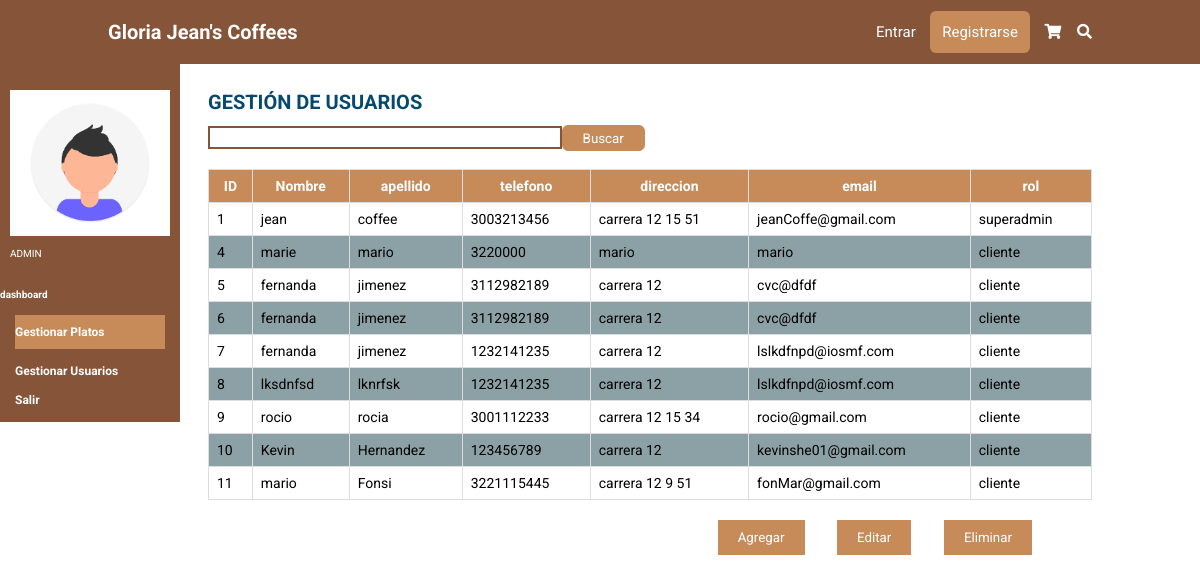
/dashboard/usuarios/, run on the app's committed database.
### tables this page shows
CREATE TABLE usuario (id_usuario INTEGER PRIMARY KEY AUTOINCREMENT NOT NULL UNIQUE, nombre STRING (100) NOT NULL, apellido STRING (100) NOT NULL, telefono INTEGER NOT NULL, direccion STRING (50) NOT NULL, email STRING (100) NOT NULL, user STRING (50) NOT NULL UNIQUE, contraseña STRING (100) NOT NULL, rol STRING (20) NOT NULL DEFAULT cliente, estado CHAR (1) DEFAULT A NOT NULL);

### app.py (the view, shortened to what this page needs)
@app.route('/dashboard/usuarios/', methods=['GET', 'POST'])
def usuarios():
    form = search()
    if request.method == 'GET':
        sql = f'SELECT *FROM usuario'
        res = seleccion(sql)
    return render_template('usuarios.html', form=form, titulo='dashboard', res=res)

### forms.py
class search(FlaskForm):
    seh = TextField('Buscar')

### conexion.py (called while the page is built)
def seleccion(sql) -> list:
    try:
        with sqlite3.connect(URL_DB) as con:
            cur = con.cursor()
            res = cur.execute(sql).fetchall()
    except Exception:
        res = None
    return res

### templates/usuarios.html
{% extends 'base.html' %}
{% block cuerpo %}
    <section class="Gplatos">
        <div class="aside">
            <div class="user">
                <img src="{{ url_for('static',filename='img/foto.png')}}" class="fotico-dashboard" alt="" >
                <p class="rol">ADMIN</p>
            </div>
            <div class="plataforma">
                <h4>dashboard</h4>
            </div>
             <nav class="navbar-aside">
              <a href='/dashboard/platos/' class="dashboard-platos">Gestionar Platos</a>
              <a href='/dashboard/usuarios/' class="dashboard-usuarios">Gestionar Usuarios</a>
              <a href='/salir'>Salir</a>
            </nav>
        </div>
        <div class="tabla">
          <h1 class="text-title">GESTI&Oacute;N DE USUARIOS</h1><br>
          <form name='fbuscarD' id='fbuscarD' action='' method='POST'>
            <div class="buscar-plato">
              {{ form.seh(class="buscar") }}
              <input type="submit" class="btn_buscar" value="Buscar">
            </div>
          </form>
              <table>
                  <tr>
                    <th>ID</th>
                    <th>Nombre</th>
                    <th>apellido</th>
                    <th>telefono</th>
                    <th>direccion</th>
                    <th>email</th>
                    <th>rol</th>
                  </tr>
                  {% for i in res %}
                  <tr>
                    <td>{{ i[0] }}</td>
                    <td>{{ i[1] }}</td>
                    <td>{{ i[2] }}</td>
                    <td>{{ i[3] }}</td>
                    <td>{{ i[4] }}</td>
                    <td>{{ i[5] }}</td>
                    <td>{{ i[8] }}</td>
                  </tr>
                  {% endfor%}
                </table>
                <div class="botones">
                  <input type="submit" value="Agregar" href='/dashboard/platos/agregar_plato/'>
                  <input type="submit" value="Editar" href='/dashboard/platos/editar_plato/'>
                  <input type="submit" value="Eliminar">
              </div>
          </div>
    </section>
{% endblock %}

### static/css/style.css (style rules this page uses)
:root { --marron: #865439; --marronclaro: #c68b59; }
* { border: 0; box-sizing: border-box; font-family: "Roboto", sans-serif; padding: 0; margin: 0; transition: all 0.2s linear; text-decoration: none; list-style: none; outline: none; }
html { font-size: 62.5%; overflow-x: hidden; scroll-behavior: smooth; scroll-padding-top: 6rem; }
section { padding: 2rem 9%; }
.buscar { margin-top: 1px; color: black; border: 2px solid var(--marron); width: 40%; margin-bottom: 2rem; padding: .2rem; }
.text-title, .text-title-profile { margin-top: 5rem; font-size: 20px; display: flex; justify-content: left; color: #06496E; }
.Gplatos { padding: 2rem 0%; top:40px; color: #ffffff; display: flex; align-items: center; }
.tabla { padding: 2rem 9%; width: 100%; margin-left: 100px; }
.aside { background-color:var(--marron); width: 18rem; max-height:120vh; position: fixed; top: 60px; }
.user { padding:3rem 1rem; margin: auto; width:100%; }
.fotico-dashboard { width: 100%; margin-bottom: 1rem; }
.navbar-aside a { display: block; color: #ffffff; margin: 1.5rem; font-size: 1.2rem; font-weight: bolder; }
table { font-family: arial, sans-serif; border-collapse: collapse; width: 100%; margin-bottom: 2rem; }
td, th { border: 1px solid #dddddd; text-align: left; padding: 8px; }
td { font-size: 14px; color: #000; }
th { background-color: var(--marronclaro); text-align: center; font-size: 14px; }
tr:nth-child(odd) { background-color: #8CA1A5; }
.botones { position: absolute; right:138px; }
.botones input[type="submit"] { background: var(--marronclaro); color: #ffffff; padding: 1rem 2rem; margin-right: 3rem; cursor: pointer; }
.buscar-plato { display: flex; }
.btn_buscar { background-color: var(--marronclaro); padding: .2rem 2rem; height:26px; color: #ffffff; border: 1px solid var(--marronclaro); border-radius: .6rem; cursor: pointer; }
.dashboard-platos { background: var(--marronclaro); padding: 1rem 0; }

### data on the page
usuario: id_usuario "1", nombre "jean", apellido "coffee", telefono "3003213456", direccion "carrera 12 15 51", email "jeanCoffe@gmail.com", rol "superadmin"
usuario: id_usuario "4", nombre "marie", apellido "mario", telefono "3220000", direccion "mario", email "mario", rol "cliente"
usuario: id_usuario "5", nombre "fernanda", apellido "jimenez", telefono "3112982189", direccion "carrera 12", email "cvc@dfdf", rol "cliente"
usuario: id_usuario "6", nombre "fernanda", apellido "jimenez", telefono "3112982189", direccion "carrera 12", email "cvc@dfdf", rol "cliente"
usuario: id_usuario "7", nombre "fernanda", apellido "jimenez", telefono "1232141235", direccion "carrera 12", email "lslkdfnpd@iosmf.com", rol "cliente"
usuario: id_usuario "8", nombre "lksdnfsd", apellido "lknrfsk", telefono "1232141235", direccion "carrera 12", email "lslkdfnpd@iosmf.com", rol "cliente"
usuario: id_usuario "9", nombre "rocio", apellido "rocia", telefono "3001112233", direccion "carrera 12 15 34", email "rocio@gmail.com", rol "cliente"
usuario: id_usuario "10", nombre "Kevin", apellido "Hernandez", telefono "123456789", direccion "carrera 12", email "kevinshe01@gmail.com", rol "cliente"
usuario: id_usuario "11", nombre "mario", apellido "Fonsi", telefono "3221115445", direccion "carrera 12 9 51", email "fonMar@gmail.com", rol "cliente"
